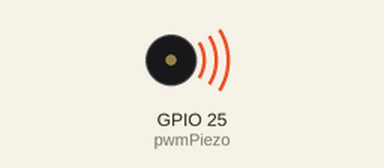
Simulated run of this program. Board: ESP32 board running MicroPython. Shown: buzzer (waves = sounding). At 1.5 s the program stops and its outputs stay as they are.

Above: at 0.1 s.
At 1.6 s:
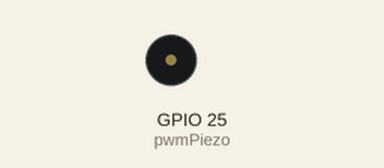
Timing chart, 0 to 3.0 s (numbered marks = the images above):
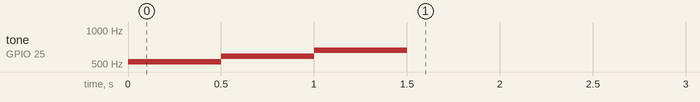

Measured:
- by itself, tone on GPIO 25 (pwmPiezo): silent → 523 Hz at 0.00 s, → 587 Hz 0.50 s later, → 659 Hz 0.50 s later, → silent 0.50 s later

The program:

music.py
```python
from machine import Pin, PWM
from micropython import const
import time
DO=const(523)
RE=const(587)
ME=const(659)
FA=const(698)
SO=const(783)
LA=const(880)
TE=const(987)
pwmPiezo=PWM(Pin(25))
pwmPiezo.duty(5)

music=[DO,RE,ME]
for i in range (0,3,1):
  pwmPiezo.duty(5)
  pwmPiezo.freq(music[i])
  time.sleep(0.5)
  pwmPiezo.duty(0)
```
